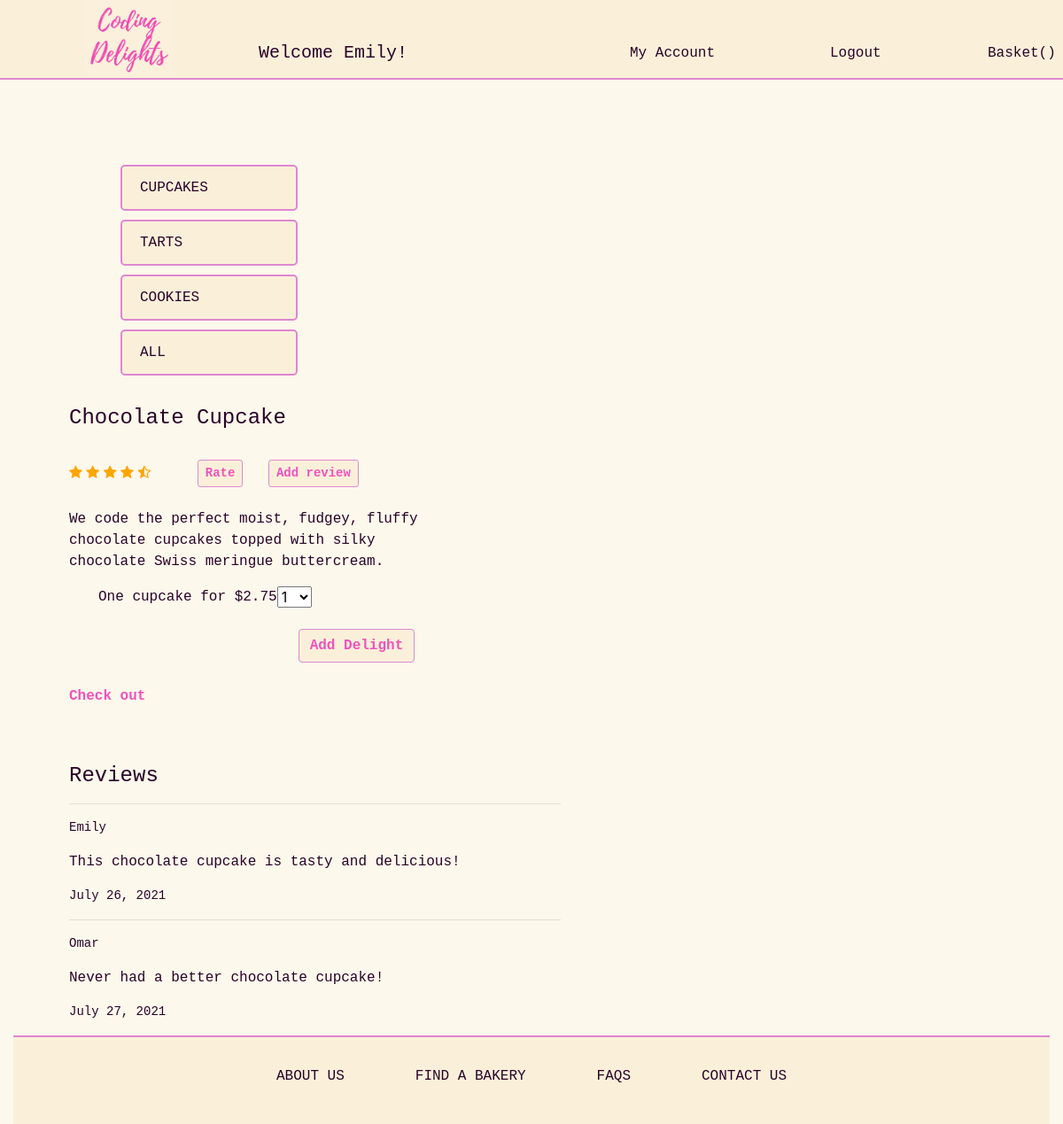
Page /delights/cupcakes/1 (signed in) on the committed database.
### login_app/models.py (models this page shows)
class User(models.Model):
    first_name= models.CharField(max_length=50)
    last_name= models.CharField(max_length=50)
    email= models.CharField(max_length=100, unique=True)
    address= models.CharField(max_length=255)
    city= models.CharField(max_length=50)
    state= models.CharField(max_length=2)
    password= models.CharField(max_length=60)
    created_at= models.DateTimeField(auto_now_add=True)
    updated_at= models.DateTimeField(auto_now=True)
    objects = UserManager()

### delights_app/models.py (models this page shows)
class Delight(models.Model):
    name= models.CharField(max_length=50)
    des= models.TextField()
    image= models.CharField(max_length=255)
    price= models.DecimalField(decimal_places=2, max_digits=6)
    catigory= models.ForeignKey(Catigory, related_name="delights", on_delete=models.CASCADE)
    created_at = models.DateTimeField(auto_now_add=True)
    updated_at= models.DateTimeField(auto_now=True)

class Review(models.Model):
    review= models.TextField()
    uploaded_by= models.ForeignKey('login_app.User', related_name="reviews", on_delete=models.CASCADE)
    review_for= models.ForeignKey(Delight, related_name="delight_reviews", on_delete=models.CASCADE)
    created_at= models.DateTimeField(auto_now_add=True)
    updated_at= models.DateTimeField(auto_now=True)

### delights_app/views.py (the view)
# urls.py: path('cupcakes/<int:cupcake_id>', views.cupcake),
def cupcake(request, cupcake_id):
    if 'user_id' not in request.session:
        return redirect('/login')
    cupcake_ratings= Delight.objects.get(id= cupcake_id).delight_ratings.all()
    if not cupcake_ratings:
        round_rate= 0
    else:
        rate= cupcake_ratings.aggregate(rate= Avg('rating'))
        print(rate)
        x= rate
        y= x['rate']
        round_rate= round(y*2)/2
    context={
        'cupcake': Delight.objects.get(id= cupcake_id),
        'rate': round_rate,
    }
    return render(request, 'cupcake.html', context)

### delights_app/templates/cupcake.html (shortened to what this page needs)
<!DOCTYPE html>
<html lang="en">
<head>
    <link rel="stylesheet" href="https://stackpath.bootstrapcdn.com/bootstrap/4.5.2/css/bootstrap.min.css"
>
    <link rel="stylesheet" href="https://cdnjs.cloudflare.com/ajax/libs/font-awesome/4.7.0/css/font-awesome.min.css">
    {% load static %}
    <link rel="stylesheet" href="{% static 'css/style.css' %}">
    <link rel="stylesheet" href="{% static 'css/star.css' %}">
</head>
<body>
    <div class="main_container container-fluid" style="background-color: #fdf8ec">
        <div style="background-color: #faf0da; border-bottom:rgb(222, 135, 208) 2px solid" class="row mb-5">
            <div class="col-6 ml-5">
                <div class="row">
                    <img class="mx-5" src="{% static 'img/delight_logo.png' %}" alt="" style="width: 100px;">
                    <h5 class="ml-5 mt-5 monospace">Welcome {{request.session.first_name}}!</h5>
                </div>
            </div>
            <div class="col d-flex">
                <a class=" float-right mt-5 ml-5 monospace" href="/delights/{{request.session.user_id}}">My Account</a>
            </div>
            <div class="col d-flex">
                <a class="float-right mt-5 ml-5 monospace" href="/delights/logout">Logout</a>
            </div>
            <div class="col-1 d-flex">
                <p class="mt-5 monospace">Basket({{request.session.basket}})</p>
            </div>
        </div>
        <div class="row m-5">
            <div class="col-2 mx-5">
                <div class="mt-5" id="catigory" >
                    <a href="/delights/cupcakes" style="border: 2px solid rgb(222, 135, 208); border-radius: 5px;"
                        class="list-group-item list-group-item-action monospace link">CUPCAKES</a>
                    <a href="/delights/tarts" style="border: 2px solid rgb(222, 135, 208); border-radius: 5px;"
                        class="list-group-item list-group-item-action monospace link">TARTS</a>
                    <a href="/delights/cookies" style="border: 2px solid rgb(222, 135, 208); border-radius: 5px;"
                        class="list-group-item list-group-item-action monospace link">COOKIES</a>
                    <a href="/delights/all" style="border: 2px solid rgb(222, 135, 208); border-radius: 5px;"
                        class="list-group-item list-group-item-action monospace link">ALL</a>
                </div>
            </div>
            <div class="col-4 mt-4 img-fluid rounded mx-auto d-block">
            </div>
            <div class="col-5 content-start">
                <h4 class="monospace mt-4">{{cupcake.name}}</h4>
                <div class="my-4 rate_block">
                    {% if rate == 0 %}
                    <span class="fa fa-star-o checked"></span>
                    <span class="fa fa-star-o checked"></span>
                    <span class="fa fa-star-o checked"></span>
                    <span class="fa fa-star-o checked"></span>
                    <span class="fa fa-star-o checked"></span>
                    {% elif rate == 1 %}
                    <span class="fa fa-star checked"></span>
                    <span class="fa fa-star-o checked"></span>
                    <span class="fa fa-star-o checked"></span>
                    <span class="fa fa-star-o checked"></span>
                    <span class="fa fa-star-o checked"></span>
                    {% elif rate == 1.5 %}
                    <span class="fa fa-star checked"></span>
                    <span class="fa fa-star-half-full checked"></span>
                    <span class="fa fa-star-o checked"></span>
                    <span class="fa fa-star-o checked"></span>
                    <span class="fa fa-star-o checked"></span>
                    {% elif rate == 2 %}
                    <span class="fa fa-star checked"></span>
                    <span class="fa fa-star checked"></span>
                    <span class="fa fa-star-o checked"></span>
                    <span class="fa fa-star-o checked"></span>
                    <span class="fa fa-star-o checked"></span>
                    {% elif rate == 2.5 %}
                    <span class="fa fa-star checked"></span>
                    <span class="fa fa-star checked"></span>
                    <span class="fa fa-star-half-full checked"></span>
                    <span class="fa fa-star-o checked"></span>
                    <span class="fa fa-star-o checked"></span>
                    {% elif rate == 3 %}
                    <span class="fa fa-star checked"></span>
                    <span class="fa fa-star checked"></span>
                    <span class="fa fa-star checked"></span>
                    <span class="fa fa-star-o checked"></span>
                    <span class="fa fa-star-o checked"></span>
                    {% elif rate == 3.5 %}
                    <span class="fa fa-star checked"></span>
                    <span class="fa fa-star checked"></span>
                    <span class="fa fa-star checked"></span>
                    <span class="fa fa-star-half-full checked"></span>
                    <span class="fa fa-star-o checked"></span>
                    {% elif rate == 4 %}
                    <span class="fa fa-star checked"></span>
                    <span class="fa fa-star checked"></span>
                    <span class="fa fa-star checked"></span>
                    <span class="fa fa-star checked"></span>
                    <span class="fa fa-star-o checked"></span>
                    {% elif rate == 4.5 %}
                    <span class="fa fa-star checked"></span>
                    <span class="fa fa-star checked"></span>
                    <span class="fa fa-star checked"></span>
                    <span class="fa fa-star checked"></span>
                    <span class="fa fa-star-half-full checked"></span>
                    {% elif rate == 5 %}
                    <span class="fa fa-star checked"></span>
                    <span class="fa fa-star checked"></span>
                    <span class="fa fa-star checked"></span>
                    <span class="fa fa-star checked"></span>
                    <span class="fa fa-star checked"></span>
                    {% endif %}
                </div>
                <div class="m-4 rate_block">
                <button type="button" class="btn one btn-sm mx-4" data-bs-toggle="modal" data-bs-target="#rate">
                    Rate
                </button>
                <button type="button" class="btn one btn-sm" data-bs-toggle="modal" data-bs-target="#review">
                    Add review
                </button>
                </div>
                <p class="monospace">{{cupcake.des}}</p>
                <div class="row">
                    <p class="monospace ml-5">One cupcake for ${{cupcake.price}}</p>
                    <form action="/delights/add_delight/{{cupcake.id}}" method="POST">
                        <select name="qty" id="">
                            <option value="1">1</option>
                        </select><br>
                        <input type="submit" class="one btn m-4" value="Add Delight">
                    </form><br>
                </div>
                <p><a class="check_out" href="/delights/check_out">Check out</a></p>
            </div>
        </div>
        <div class="col-6 ml-5">
            <h4 class="monospace">Reviews</h4>
            {% for review in cupcake.delight_reviews.all %}
            <hr>
            <p class="monospace" style="font-size: 14px;">{{review.uploaded_by.first_name}}</p>
            <p class="monospace">{{review.review}}</p>
            <p class="monospace" style="font-size: 14px;">{{review.created_at|date:"F d, Y"}}</p>
            {% endfor %}
        </div>
        <div style="background-color: #faf0da; border-top: rgb(222, 135, 208) 2px solid; height: 100PX;">
            <ul class="nav justify-content-center">
                <li class="nav-item">
                    <a class="nav-link active monospace m-4" aria-current="page" href="#">ABOUT US</a>
                </li>
                <li class="nav-item">
                    <a class="nav-link monospace m-4" href="#">FIND A BAKERY</a>
                </li>
                <li class="nav-item">
                    <a class="nav-link monospace m-4" href="#">FAQS</a>
                </li>
                <li class="nav-item">
                    <a class="nav-link monospace m-4" href="#" tabindex="-1" aria-disabled="true">CONTACT US</a>
                </li>
            </ul>
        </div>
    </div>
</body>
</html>

### delights_app/static/css/style.css (style rules this page uses)
.monospace { font-family: monospace; color: rgb(41, 2, 39); }
#catigory { width: 200px; }
.link { background-color: #faf0da; margin: 10px; }
.one { border: solid rgb(222, 135, 208) 1px; color: #F152BC; background-color: #faf0da; font-family: 'Courier New', Courier, monospace; font-weight: bolder; }
.check_out { color: #F152BC; font-weight: bolder; font-family: 'Courier New', Courier, monospace; }
.rate_block { display: inline-block; }

### delights_app/static/css/star.css (style rules this page uses)
.checked { color: orange; }

### rows in the picture
User: session.first_name "Emily"
Delight: name "Chocolate Cupcake", des "We code the perfect moist, fudgey, fluffy chocolate cupcakes topped with silky chocolate Swiss meringue buttercream.", price "2.75"
Review: uploaded_by.first_name "Emily", review "This chocolate cupcake is tasty and delicious!", created_at "July 26, 2021"
Review: uploaded_by.first_name "Omar", review "Never had a better chocolate cupcake!", created_at "July 27, 2021"
